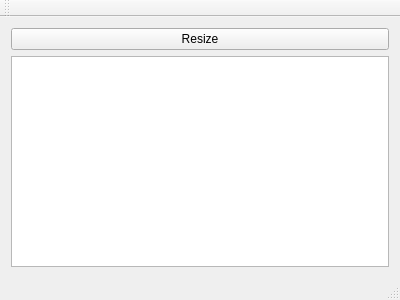
<?xml version="1.0" encoding="UTF-8"?>
<ui version="4.0">
 <class>MainWindow</class>
 <widget class="QMainWindow" name="MainWindow">
  <property name="geometry">
   <rect>
    <x>0</x>
    <y>0</y>
    <width>400</width>
    <height>300</height>
   </rect>
  </property>
  <property name="windowTitle">
   <string>MainWindow</string>
  </property>
  <widget class="QWidget" name="centralWidget">
   <layout class="QVBoxLayout" name="verticalLayout">
    <item>
     <widget class="QPushButton" name="pushButton">
      <property name="text">
       <string>Resize</string>
      </property>
     </widget>
    </item>
    <item>
     <widget class="QGraphicsView" name="graphicsView"/>
    </item>
   </layout>
  </widget>
  <widget class="QMenuBar" name="menuBar">
   <property name="geometry">
    <rect>
     <x>0</x>
     <y>0</y>
     <width>400</width>
     <height>26</height>
    </rect>
   </property>
  </widget>
  <widget class="QToolBar" name="mainToolBar">
   <attribute name="toolBarArea">
    <enum>TopToolBarArea</enum>
   </attribute>
   <attribute name="toolBarBreak">
    <bool>false</bool>
   </attribute>
  </widget>
  <widget class="QStatusBar" name="statusBar"/>
 </widget>
 <layoutdefault spacing="6" margin="11"/>
 <resources/>
 <connections/>
</ui>
